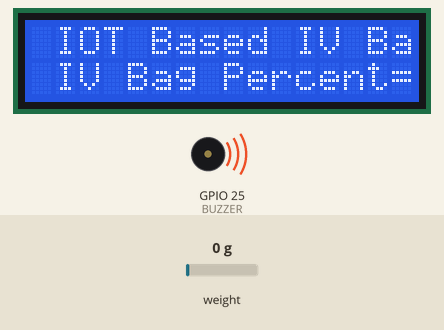
Simulated run of this sketch. Board: ESP32. On the bench: 16×2 character LCD, buzzer (waves = sounding, pin HIGH). Inputs (shaded band) come from the test bench; at power-on: weight on the scale 0 g. WiFi joins after 1.5 s; servers stay silent unless stated; what the sketch prints to the serial monitor is not drawn.

Above: at 5.0 s.
5.1 s: weight on the scale set to 96 g
7.2 s: weight on the scale set to 115 g
At 9.3 s:
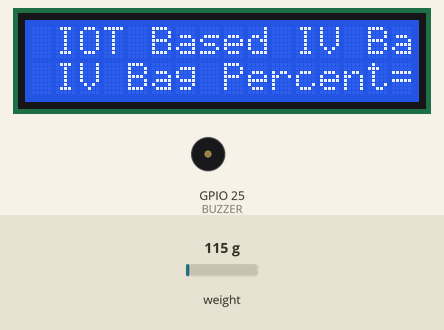
9.6 s: weight on the scale set to 0 g
At 11.2 s:
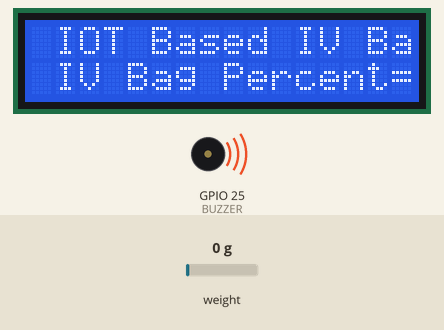
11.7 s: weight on the scale set to 1250 g
At 13.0 s:
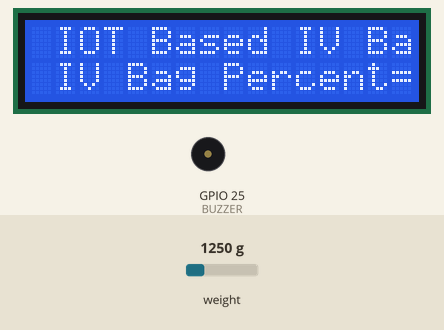
Timing chart, 0 to 14.7 s (numbered marks = the images above; inputs shaded):
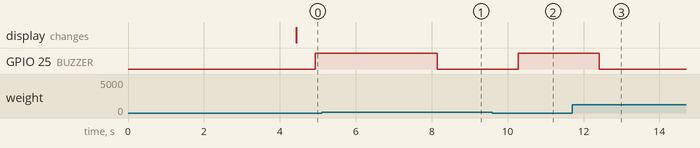

The sketch:

IV_BAG_Sample_code.ino
```cpp
#define BLYNK_TEMPLATE_ID "TMPL3OZyGqOML"
#define BLYNK_TEMPLATE_NAME "IOT based IV Bag Monitoring"

#include <WiFi.h>
#include <WiFiClient.h>
#include <BlynkSimpleEsp32.h>
#include <LiquidCrystal_I2C.h>
LiquidCrystal_I2C lcd(0x27, 16, 2);
#include <HX711.h>
#define DOUT  23
#define CLK  19
#define BUZZER 25
HX711 scale;
#define BLYNK_PRINT Serial

char auth[] = "6ujmZWLkuxAvkDAQou5p2nOYHcKZEkfY";
char ssid[] = "vivo V29e";
char pass[] = "shree12345";

int liter;
int val;
float weight;
float calibration_factor = 102500; // change this value for your Load cell sensor

void setup() {
  // Set up serial monitor
  Serial.begin(115200);
  lcd.init();
  lcd.backlight();
  pinMode(BUZZER ,OUTPUT);
  Serial.println("Remove all weight from scale");
  scale.set_scale();
  scale.tare(); //Reset the scale to 0
  long zero_factor = scale.read_average(); //Get a baseline reading
  Serial.print("Zero factor: "); //This can be used to remove the need to tare the scale. Useful in permanent scale projects.
  Serial.println(zero_factor);
  Blynk.begin(auth, ssid, pass);
}
 void loop() {
 Blynk.run();
 measureweight();
}

void measureweight(){
 scale.set_scale(calibration_factor); //Adjust to this calibration factor
  weight = scale.get_units(5);
    if(weight<0)
  {
    weight=0.00;
    }
  liter = weight*1000;
  val = liter;
  val = map(val, 0, 505, 0, 100);
  lcd.clear();
  lcd.setCursor(1, 0);
  lcd.print("IOT Based IV Bag");
  lcd.setCursor(2, 1);
  lcd.print("Monitering System");
  Serial.print("Kilogram: ");
  Serial.print(weight);
  Serial.println(" Kg");
  lcd.setCursor(1, 2);
  lcd.print("IV Bottle = ");
  lcd.print(liter);
  lcd.print(" mL");
  Serial.print("IV BOTTLE: ");
  Serial.print(liter);
  Serial.println("mL");
  lcd.setCursor(1, 3);
  lcd.print("IV Bag Percent=");
  lcd.print(val);
  lcd.print("%");
  Serial.print("IV Bag Percent: ");
  Serial.print(val);
  Serial.println("%");
  Serial.println();
  delay(500);
  if (val <= 50 && val >= 40){
    Blynk.logEvent("iv_alert","IV Bottle is 50%");
    digitalWrite(BUZZER, HIGH);
    delay(50);
    digitalWrite(BUZZER, LOW);
    delay(50);
  }
  else if (val <= 20){
    Blynk.logEvent("iv_alert","IV Bottle is too LOW");
    digitalWrite(BUZZER, HIGH);
  }
  else{
    digitalWrite(BUZZER, LOW);
  }
  Blynk.virtualWrite(V0,liter);
  Blynk.virtualWrite(V1,val);
}
```

Measured:
- the behaviour switches between 106 and 107 g on weight on the scale (found by bisection; images 0 and 1)
- after the input at 5.1 s, every drawn part: stays the same
- after the input at 7.2 s, GPIO 25 (BUZZER): HIGH → LOW after 0.94 s
- after the input at 9.6 s, GPIO 25 (BUZZER): LOW → HIGH after 0.68 s
- after the input at 11.7 s, GPIO 25 (BUZZER): HIGH → LOW after 0.72 s
